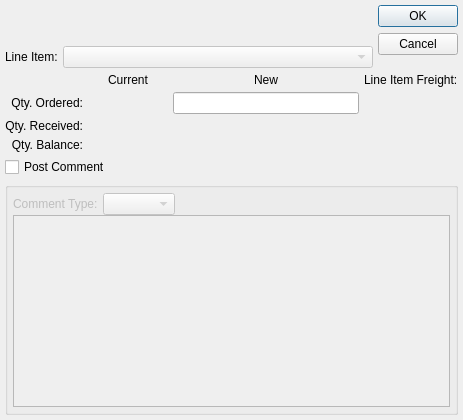
<?xml version="1.0" encoding="UTF-8"?>
<ui version="4.0">
 <comment>This file is part of the xTuple ERP: PostBooks Edition, a free and
open source Enterprise Resource Planning software suite,
Copyright (c) 1999-2018 by OpenMFG LLC, d/b/a xTuple.
It is licensed to you under the Common Public Attribution License
version 1.0, the full text of which (including xTuple-specific Exhibits)
is available at www.xtuple.com/CPAL.  By using this software, you agree
to be bound by its terms.</comment>
 <class>changePoitemQty</class>
 <widget class="QDialog" name="changePoitemQty">
  <property name="geometry">
   <rect>
    <x>0</x>
    <y>0</y>
    <width>463</width>
    <height>420</height>
   </rect>
  </property>
  <property name="windowTitle">
   <string>Change P/O Item Quantity</string>
  </property>
  <layout class="QVBoxLayout">
   <item>
    <layout class="QHBoxLayout">
     <item>
      <layout class="QVBoxLayout">
       <item>
        <widget class="OrderCluster" name="_po">
         <property name="allowedStatuses">
          <set>OrderLineEdit::Open|OrderLineEdit::Unposted</set>
         </property>
         <property name="allowedTypes">
          <set>OrderLineEdit::Purchase</set>
         </property>
        </widget>
       </item>
       <item>
        <layout class="QHBoxLayout">
         <item>
          <widget class="QLabel" name="_poitemLit">
           <property name="text">
            <string>Line Item:</string>
           </property>
          </widget>
         </item>
         <item>
          <widget class="XComboBox" name="_poitem">
           <property name="enabled">
            <bool>false</bool>
           </property>
           <property name="sizePolicy">
            <sizepolicy hsizetype="Expanding" vsizetype="Fixed">
             <horstretch>0</horstretch>
             <verstretch>0</verstretch>
            </sizepolicy>
           </property>
          </widget>
         </item>
        </layout>
       </item>
      </layout>
     </item>
     <item>
      <widget class="QDialogButtonBox" name="_buttonBox">
       <property name="orientation">
        <enum>Qt::Vertical</enum>
       </property>
       <property name="standardButtons">
        <set>QDialogButtonBox::Cancel|QDialogButtonBox::Ok</set>
       </property>
      </widget>
     </item>
    </layout>
   </item>
   <item>
    <layout class="QGridLayout">
     <item row="1" column="0">
      <widget class="QLabel" name="_qtyOrderedLit">
       <property name="text">
        <string>Qty. Ordered:</string>
       </property>
       <property name="alignment">
        <set>Qt::AlignRight|Qt::AlignTrailing|Qt::AlignVCenter</set>
       </property>
      </widget>
     </item>
     <item row="0" column="2">
      <widget class="QLabel" name="_newLit">
       <property name="text">
        <string>New</string>
       </property>
       <property name="alignment">
        <set>Qt::AlignCenter</set>
       </property>
      </widget>
     </item>
     <item row="1" column="2">
      <widget class="XLineEdit" name="_newQty">
       <property name="alignment">
        <set>Qt::AlignRight</set>
       </property>
      </widget>
     </item>
     <item row="2" column="0">
      <widget class="QLabel" name="_qtyReceivedLit">
       <property name="text">
        <string>Qty. Received:</string>
       </property>
       <property name="alignment">
        <set>Qt::AlignRight|Qt::AlignTrailing|Qt::AlignVCenter</set>
       </property>
      </widget>
     </item>
     <item row="3" column="2">
      <widget class="XLabel" name="_newQtyBalance">
       <property name="minimumSize">
        <size>
         <width>80</width>
         <height>0</height>
        </size>
       </property>
       <property name="alignment">
        <set>Qt::AlignRight|Qt::AlignTrailing|Qt::AlignVCenter</set>
       </property>
      </widget>
     </item>
     <item row="2" column="2">
      <widget class="XLabel" name="_newQtyReceived">
       <property name="minimumSize">
        <size>
         <width>80</width>
         <height>0</height>
        </size>
       </property>
       <property name="alignment">
        <set>Qt::AlignRight|Qt::AlignTrailing|Qt::AlignVCenter</set>
       </property>
      </widget>
     </item>
     <item row="1" column="1">
      <widget class="XLabel" name="_currentQtyOrdered">
       <property name="minimumSize">
        <size>
         <width>80</width>
         <height>0</height>
        </size>
       </property>
       <property name="alignment">
        <set>Qt::AlignRight|Qt::AlignTrailing|Qt::AlignVCenter</set>
       </property>
      </widget>
     </item>
     <item row="0" column="1">
      <widget class="QLabel" name="_currentLit">
       <property name="text">
        <string>Current</string>
       </property>
       <property name="alignment">
        <set>Qt::AlignCenter</set>
       </property>
      </widget>
     </item>
     <item row="3" column="0">
      <widget class="QLabel" name="_qtyBalanceLit">
       <property name="text">
        <string>Qty. Balance:</string>
       </property>
       <property name="alignment">
        <set>Qt::AlignRight|Qt::AlignTrailing|Qt::AlignVCenter</set>
       </property>
      </widget>
     </item>
     <item row="3" column="1">
      <widget class="XLabel" name="_currentQtyBalance">
       <property name="minimumSize">
        <size>
         <width>80</width>
         <height>0</height>
        </size>
       </property>
       <property name="alignment">
        <set>Qt::AlignRight|Qt::AlignTrailing|Qt::AlignVCenter</set>
       </property>
      </widget>
     </item>
     <item row="2" column="1">
      <widget class="XLabel" name="_currentQtyReceived">
       <property name="minimumSize">
        <size>
         <width>80</width>
         <height>0</height>
        </size>
       </property>
       <property name="alignment">
        <set>Qt::AlignRight|Qt::AlignTrailing|Qt::AlignVCenter</set>
       </property>
      </widget>
     </item>
     <item row="0" column="3">
      <widget class="QLabel" name="textLabel1">
       <property name="text">
        <string>Line Item Freight:</string>
       </property>
      </widget>
     </item>
     <item row="1" column="3">
      <widget class="CurrCluster" name="_freight">
       <property name="baseVisible">
        <bool>false</bool>
       </property>
       <property name="currencyEditable" stdset="0">
        <bool>false</bool>
       </property>
      </widget>
     </item>
    </layout>
   </item>
   <item>
    <layout class="QVBoxLayout">
     <item>
      <layout class="QHBoxLayout">
       <item>
        <widget class="XCheckBox" name="_postComment">
         <property name="text">
          <string>Post Comment</string>
         </property>
        </widget>
       </item>
      </layout>
     </item>
     <item>
      <widget class="QGroupBox" name="_commentGroup">
       <property name="enabled">
        <bool>false</bool>
       </property>
       <property name="sizePolicy">
        <sizepolicy hsizetype="Preferred" vsizetype="Expanding">
         <horstretch>0</horstretch>
         <verstretch>0</verstretch>
        </sizepolicy>
       </property>
       <property name="title">
        <string/>
       </property>
       <layout class="QVBoxLayout">
        <property name="spacing">
         <number>0</number>
        </property>
        <property name="margin">
         <number>5</number>
        </property>
        <item>
         <layout class="QHBoxLayout">
          <item>
           <widget class="QLabel" name="_cmnttypeLit">
            <property name="text">
             <string>Comment Type:</string>
            </property>
           </widget>
          </item>
          <item>
           <widget class="XComboBox" name="_cmnttype"/>
          </item>
          <item>
           <spacer>
            <property name="orientation">
             <enum>Qt::Horizontal</enum>
            </property>
            <property name="sizeType">
             <enum>QSizePolicy::Expanding</enum>
            </property>
            <property name="sizeHint" stdset="0">
             <size>
              <width>51</width>
              <height>10</height>
             </size>
            </property>
           </spacer>
          </item>
         </layout>
        </item>
        <item>
         <widget class="XTextEdit" name="_comment"/>
        </item>
       </layout>
      </widget>
     </item>
    </layout>
   </item>
  </layout>
 </widget>
 <layoutdefault spacing="5" margin="5"/>
 <customwidgets>
  <customwidget>
   <class>CurrCluster</class>
   <extends>CurrDisplay</extends>
   <header>currcluster.h</header>
   <container>1</container>
  </customwidget>
  <customwidget>
   <class>CurrDisplay</class>
   <extends>QWidget</extends>
   <header>currcluster.h</header>
  </customwidget>
  <customwidget>
   <class>OrderCluster</class>
   <extends>QWidget</extends>
   <header>ordercluster.h</header>
  </customwidget>
  <customwidget>
   <class>XCheckBox</class>
   <extends>QCheckBox</extends>
   <header>xcheckbox.h</header>
  </customwidget>
  <customwidget>
   <class>XComboBox</class>
   <extends>QComboBox</extends>
   <header>xcombobox.h</header>
  </customwidget>
  <customwidget>
   <class>XLabel</class>
   <extends>QLabel</extends>
   <header>xlabel.h</header>
  </customwidget>
  <customwidget>
   <class>XLineEdit</class>
   <extends>QLineEdit</extends>
   <header>xlineedit.h</header>
   <container>1</container>
  </customwidget>
  <customwidget>
   <class>XTextEdit</class>
   <extends>QTextEdit</extends>
   <header>xtextedit.h</header>
  </customwidget>
 </customwidgets>
 <tabstops>
  <tabstop>_po</tabstop>
  <tabstop>_poitem</tabstop>
  <tabstop>_newQty</tabstop>
  <tabstop>_postComment</tabstop>
  <tabstop>_comment</tabstop>
  <tabstop>_cmnttype</tabstop>
 </tabstops>
 <resources/>
 <connections>
  <connection>
   <sender>_po</sender>
   <signal>valid(bool)</signal>
   <receiver>_poitem</receiver>
   <slot>setEnabled(bool)</slot>
   <hints>
    <hint type="sourcelabel">
     <x>20</x>
     <y>20</y>
    </hint>
    <hint type="destinationlabel">
     <x>20</x>
     <y>20</y>
    </hint>
   </hints>
  </connection>
  <connection>
   <sender>_postComment</sender>
   <signal>toggled(bool)</signal>
   <receiver>_commentGroup</receiver>
   <slot>setEnabled(bool)</slot>
   <hints>
    <hint type="sourcelabel">
     <x>20</x>
     <y>20</y>
    </hint>
    <hint type="destinationlabel">
     <x>20</x>
     <y>20</y>
    </hint>
   </hints>
  </connection>
 </connections>
</ui>
